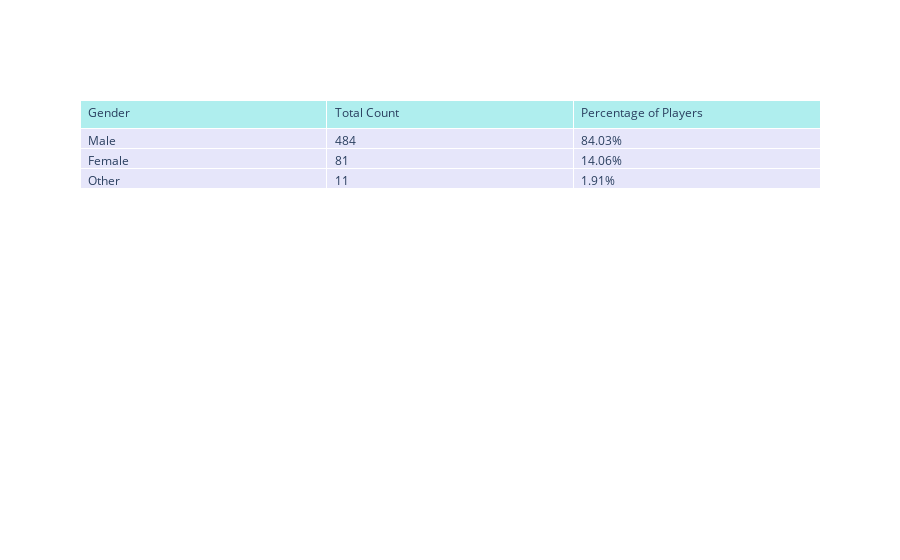

The notebook cell saved with this chart:
### Code cell
# Insert this list to add to new style format
gender_demo.insert(0, "Gender", ['Male', 'Female', 'Other'], True)

# New table style, combine format by formating in variables
fig = go.Figure(data=[go.Table(
    header=dict(values=list(gender_demo.columns),
                fill_color='paleturquoise',
                align='left'),
    cells=dict(values=[ gender_demo["Gender"], gender_demo["Total Count"], gender_demo["Percentage of Players"]],
               fill_color='lavender',
               align='left'))
])


fig.show()

### Figure 1 — Plotly figure (JSON) as saved in the notebook; plotly's stock layout.template omitted (floating-point values rounded to 4 significant figures)
{"data": [{"cells": {"align": "left", "fill": {"color": "lavender"}, "values": [["Male", "Female", "Other"], [484, 81, 11], ["84.03%", "14.06%", "1.91%"]]}, "header": {"align": "left", "fill": {"color": "paleturquoise"}, "values": ["Gender", "Total Count", "Percentage of Players"]}, "type": "table"}], "layout": {"autosize": true}}
